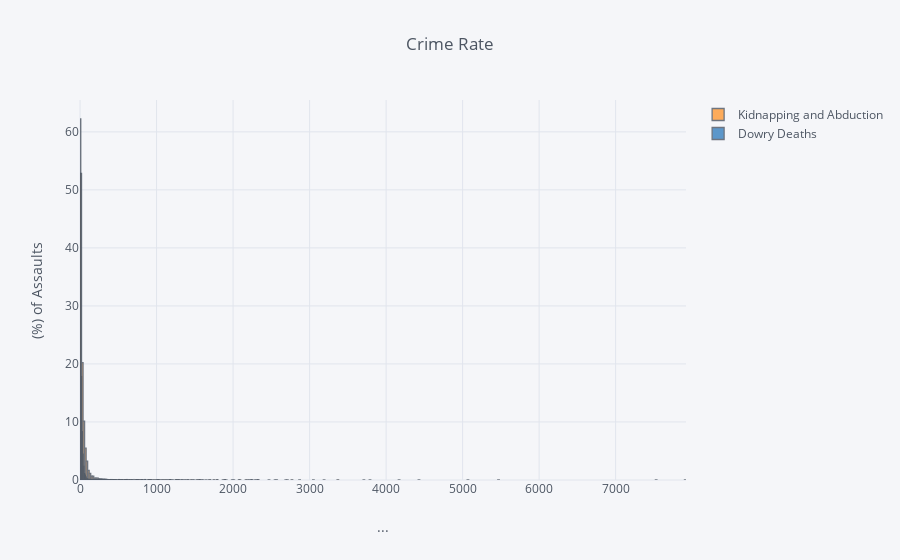

The notebook cell this image was saved under:
### Code cell
data1[['Kidnapping and Abduction', 'Dowry Deaths']].iplot(
    kind='hist',
    histnorm='percent',
    barmode='overlay',
    xTitle='...',
    yTitle='(%) of Assaults',
    title='Crime Rate')

### Figure 1 — Plotly figure (JSON) as saved in the notebook; plotly's stock layout.template omitted (floating-point values rounded to 4 significant figures; data arrays with more than 128 entries replaced by an {"elided": "..."} marker saying what was removed)
{"data": [{"histfunc": "count", "histnorm": "percent", "marker": {"color": "rgba(255, 153, 51, 1.0)", "line": {"color": "#4D5663", "width": 1.3}}, "name": "Kidnapping and Abduction", "opacity": 0.8, "orientation": "v", "type": "histogram", "uid": "f00c00e4-094f-4051-a3a5-0615ef8e537e", "x": {"elided": "9017 int values"}}, {"histfunc": "count", "histnorm": "percent", "marker": {"color": "rgba(55, 128, 191, 1.0)", "line": {"color": "#4D5663", "width": 1.3}}, "name": "Dowry Deaths", "opacity": 0.8, "orientation": "v", "type": "histogram", "uid": "2100257b-70f4-4aaa-81ba-aff02b7be35b", "x": {"elided": "9017 int values"}}], "layout": {"barmode": "overlay", "legend": {"bgcolor": "#F5F6F9", "font": {"color": "#4D5663"}}, "paper_bgcolor": "#F5F6F9", "plot_bgcolor": "#F5F6F9", "title": {"font": {"color": "#4D5663"}, "text": "Crime Rate"}, "xaxis": {"gridcolor": "#E1E5ED", "showgrid": true, "tickfont": {"color": "#4D5663"}, "title": {"font": {"color": "#4D5663"}, "text": "..."}, "zerolinecolor": "#E1E5ED"}, "yaxis": {"gridcolor": "#E1E5ED", "showgrid": true, "tickfont": {"color": "#4D5663"}, "title": {"font": {"color": "#4D5663"}, "text": "(%) of Assaults"}, "zerolinecolor": "#E1E5ED"}}}
